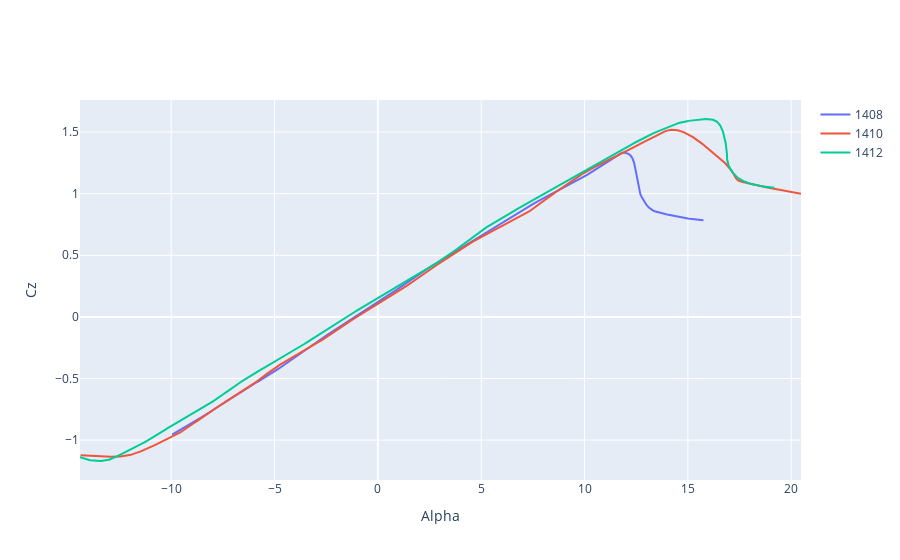

Here is the notebook cell this chart was saved with:
### Code cell
plot2d()

### Figure 1 — Plotly figure (JSON) as saved in the notebook; plotly's stock layout.template omitted (floating-point values rounded to 4 significant figures; data arrays with more than 128 entries replaced by an {"elided": "..."} marker saying what was removed)
{"data": [{"mode": "lines", "name": "1408", "type": "scatter", "x": {"elided": "259 float values"}, "y": {"elided": "259 float values"}}, {"mode": "lines", "name": "1410", "type": "scatter", "x": {"elided": "3488 float values"}, "y": {"elided": "3488 float values"}}, {"mode": "lines", "name": "1412", "type": "scatter", "x": {"elided": "3362 float values"}, "y": {"elided": "3362 float values"}}], "layout": {"xaxis": {"title": {"text": "Alpha"}}, "yaxis": {"title": {"text": "Cz"}}}}
